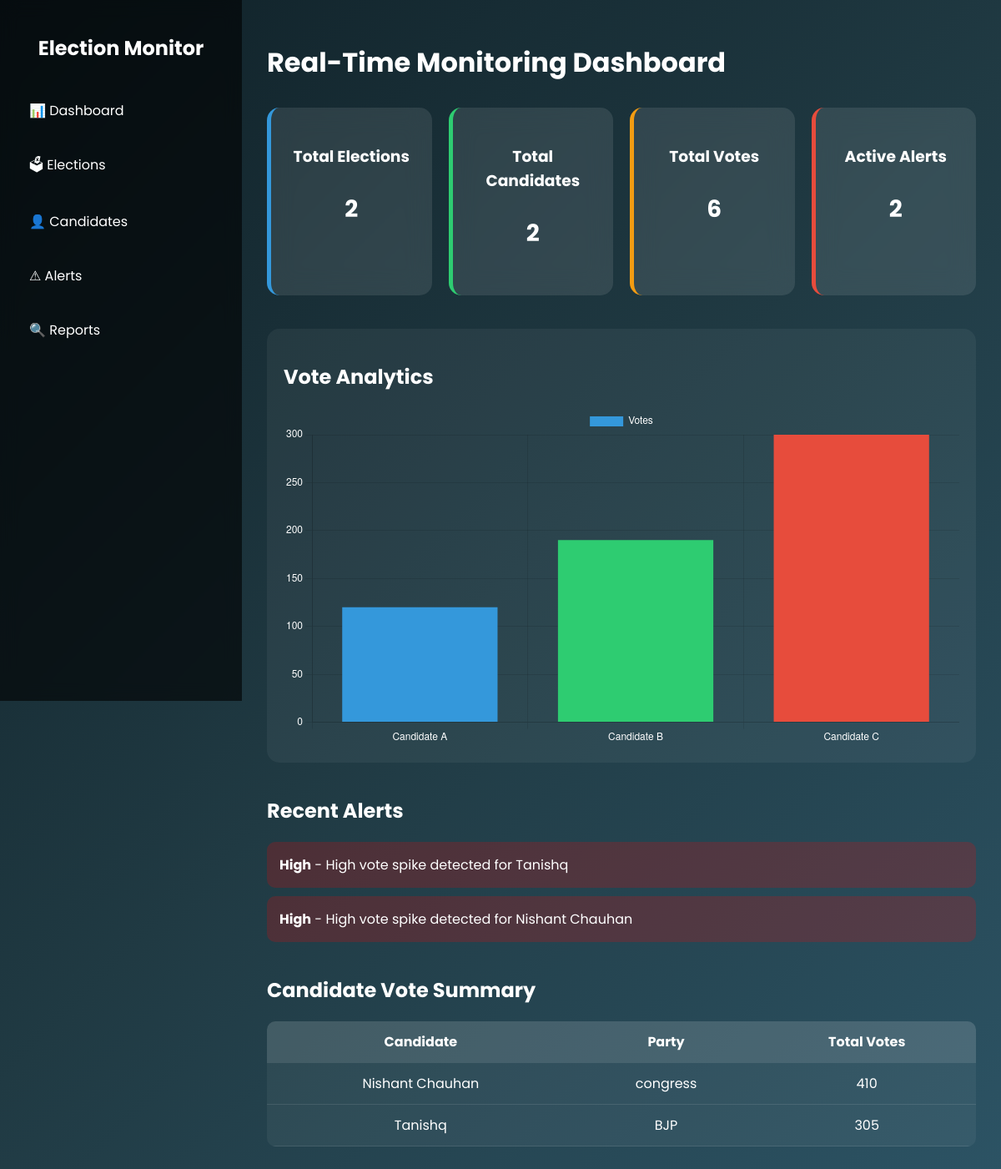
The page / on the database its author committed.
### core/models.py (models this page shows, shortened)
class Alert(models.Model):
    anomaly = models.ForeignKey(Anomaly, on_delete=models.CASCADE)
    message = models.CharField(max_length=255)
    severity = models.CharField(max_length=20, default="High")
    created_at = models.DateTimeField(auto_now_add=True)
    status = models.CharField(max_length=20, default="Active")

class Candidate(models.Model):
    election = models.ForeignKey(Election, on_delete=models.CASCADE)
    name = models.CharField(max_length=100)
    party = models.CharField(max_length=100)

### core/views.py (the view)
# urls.py: path("", dashboard, name="dashboard"),
def dashboard(request):
    candidate_votes = (
        Candidate.objects
        .annotate(total_votes=Sum('voterecord__votes'))
    )
    context = {
        'elections': Election.objects.count(),
        'candidates': Candidate.objects.count(),
        'votes': VoteRecord.objects.count(),
        'alerts': Alert.objects.filter(status='Active').count(),
        'recent_alerts': Alert.objects.order_by('-created_at')[:5],
        'candidate_votes': candidate_votes
    }
    return render(request, 'dashboard.html', context)

### core/templates/dashboard.html (shortened to what this page needs)
{% load static %}
<!DOCTYPE html>
<html>
<head>
    <link rel="stylesheet" href="{% static 'core/css/dashboard.css' %}">
</head>
<body>
    <div class="sidebar">
        <h2>Election Monitor</h2>
        <ul>
            <li>📊 Dashboard</li>
            <li>🗳 Elections</li>
            <li>👤 Candidates</li>
            <li><a href="/alerts/">⚠ Alerts</a></li>
            <li>🔍 Reports</li>
        </ul>
    </div>
    <div class="main">
        <div class="topbar">
            <h1>Real-Time Monitoring Dashboard</h1>
        </div>
        <div class="cards">
            <div class="card blue">
                <h3>Total Elections</h3>
                <p>{{ elections }}</p>
            </div>
            <div class="card green">
                <h3>Total Candidates</h3>
                <p>{{ candidates }}</p>
            </div>
            <div class="card orange">
                <h3>Total Votes</h3>
                <p>{{ votes }}</p>
            </div>
            <div class="card red">
                <h3>Active Alerts</h3>
                <p>{{ alerts }}</p>
            </div>
        </div>
        <div class="chart-container">
            <h2>Vote Analytics</h2>
            <canvas id="voteChart"></canvas>
        </div>
        <div class="alert-section">
            <h2>Recent Alerts</h2>
            {% for alert in recent_alerts %}
            <div class="alert-box">
                <strong>{{ alert.severity }}</strong> - {{ alert.message }}
            </div>
            {% empty %}
            <div class="no-alert">No recent alerts.</div>
            {% endfor %}
        </div>
        <div class="candidate-section">
            <h2>Candidate Vote Summary</h2>
            <table class="vote-table">
                <tr>
                    <th>Candidate</th>
                    <th>Party</th>
                    <th>Total Votes</th>
                </tr>
                {% for c in candidate_votes %}
                <tr>
                    <td>{{ c.name }}</td>
                    <td>{{ c.party }}</td>
                    <td>{{ c.total_votes|default:0 }}</td>
                </tr>
                {% endfor %}
            </table>
        </div>
    </div>
    <script>
        const ctx = document.getElementById('voteChart');
        new Chart(ctx, {
            type: 'bar',
            data: {
                labels: ['Candidate A', 'Candidate B', 'Candidate C'],
                datasets: [{
                    label: 'Votes',
                    data: [120, 190, 300],
                    backgroundColor: [
                        '#3498db',
                        '#2ecc71',
                        '#e74c3c'
                    ]
                }]
            },
            options: {
                responsive: true,
                plugins: {
                    legend: {
                        labels: {
                            color: 'white'
                        }
                    }
                },
                scales: {
                    y: {
                        ticks: { color: 'white' }
                    },
                    x: {
                        ticks: { color: 'white' }
                    }
                }
            }
        });
    </script>
</body>
</html>

### core/static/core/css/dashboard.css (style rules this page uses)
body { margin: 0; font-family: 'Poppins', sans-serif; display: flex; background: linear-gradient(135deg, #0f2027, #203a43, #2c5364); color: white; }
.sidebar { width: 250px; background: rgba(0, 0, 0, 0.6); padding: 20px; height: 100vh; backdrop-filter: blur(10px); }
.sidebar h2 { text-align: center; margin-bottom: 30px; }
.sidebar ul { list-style: none; padding: 0; }
.sidebar ul li { padding: 15px; margin: 10px 0; border-radius: 8px; transition: 0.3s; cursor: pointer; }
.sidebar a { text-decoration: none; color: white; }
.sidebar ul li a { text-decoration: none; color: white; display: block; width: 100%; }
.main { flex: 1; padding: 30px; }
.topbar h1 { margin-bottom: 30px; }
.cards { display: grid; grid-template-columns: repeat(4, 1fr); gap: 20px; }
.card { padding: 25px; border-radius: 15px; background: rgba(255, 255, 255, 0.1); backdrop-filter: blur(15px); text-align: center; transition: 0.3s; }
.card p { font-size: 28px; font-weight: bold; }
.blue { border-left: 5px solid #3498db; }
.green { border-left: 5px solid #2ecc71; }
.orange { border-left: 5px solid #f39c12; }
.red { border-left: 5px solid #e74c3c; }
.alert-section { margin-top: 40px; }
.alert-box { background: rgba(255, 0, 0, 0.2); padding: 15px; margin: 10px 0; border-radius: 10px; transition: 0.3s; }
.chart-container { margin-top: 40px; padding: 20px; border-radius: 15px; background: rgba(255, 255, 255, 0.05); }
.candidate-section { margin-top: 40px; }
.vote-table { width: 100%; border-collapse: collapse; margin-top: 15px; background: rgba(255, 255, 255, 0.05); border-radius: 10px; overflow: hidden; }
.vote-table th, .vote-table td { padding: 12px; text-align: center; }
.vote-table th { background: rgba(255, 255, 255, 0.1); }
.vote-table tr { border-bottom: 1px solid rgba(255, 255, 255, 0.1); }

### rows shown on the page
Alert: severity "High", message "High vote spike detected for Tanishq"
Alert: severity "High", message "High vote spike detected for Nishant Chauhan"
Candidate: name "Nishant Chauhan", party "congress", total_votes "410"
Candidate: name "Tanishq", party "BJP", total_votes "305"

### other values the page prints
{{ elections }} "2"
{{ candidates }} "2"
{{ votes }} "6"
{{ alerts }} "2"
